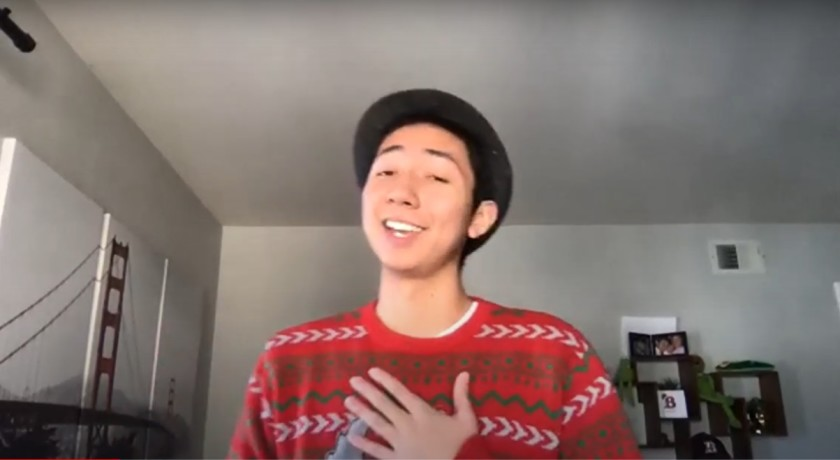
#> input picture ch.6/joseph.jpeg, 840 x 460 px
$ python rotate.py --image joseph.jpeg
#> lines starting #> are read from the running program, lines starting #| are printed output that depends on the picture
import numpy as np
import argparse
import imutils
import cv2

parser = argparse.ArgumentParser()
parser.add_argument("--image", required = True, help="Path to Image")
args = vars(parser.parse_args())

img = cv2.imread(args["image"])
#> img is the input picture: shape (460, 840, 3); mean B, G, R 109.4, 113.9, 132.2
cv2.imshow("Joseph Joe Aguilar ", img)

(height, width) = img.shape[:2]
#> height = 460; width = 840
center = (width//2, height//2)
#> center = (420, 230)

rotated = imutils.rotate(img, 45, center, 5.0)
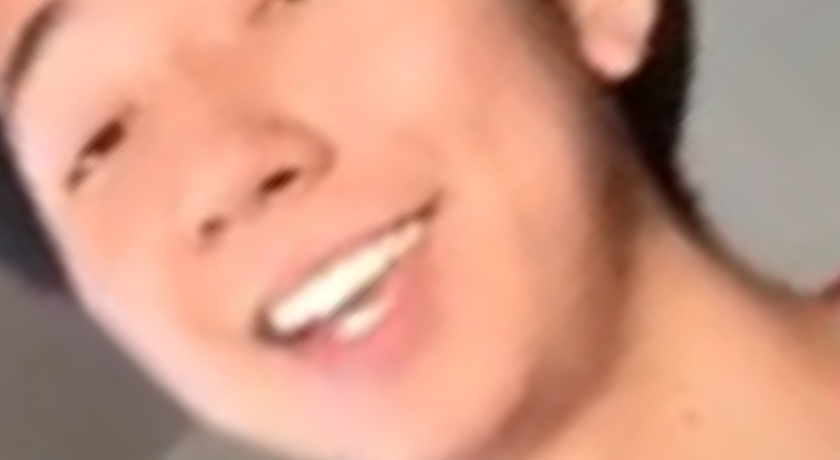
#> rotated: shape (460, 840, 3); mean B, G, R 132.1, 152.9, 207.1
cv2.imshow("Dizzy Joseph Joe Aguilar ", rotated)

cv2.waitKey(0)
